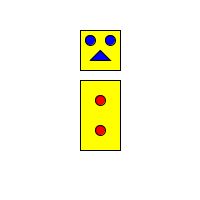
Frame 1 (no input)
Frame 60 (the mouse pressed at the canvas centre just before this capture): identical to frame 1, image omitted
Frame 120 (the mouse held since frame 60 and released just before this capture): identical to frame 1, image omitted

The Processing sketch that drew this single still picture (run headless with seeded random() and noise(); from frame 60 on, the mouse is pressed at the canvas centre):

// Processing sketch: processing_88962
// ── processing_88962.pde

void setup()
{
  size (200, 200);
}

void draw()
{
  if (mouseX <= width/2)
  {
    background (255);
  }
  
  else
  {
    background (0);
  }
  
  fill (255, 255, 0);
  rect (80, 30, 40, 40);
  rect (80, 80, 40, 70);
  
  fill (0, 0, 255);
  ellipse (90, 40, 10, 10);
  ellipse (110, 40, 10, 10);
  triangle (100, 50, 110, 60, 90, 60);
  
  fill (255, 0, 0);
  ellipse (100, 100, 10, 10);
  ellipse (100, 130, 10, 10);
}
